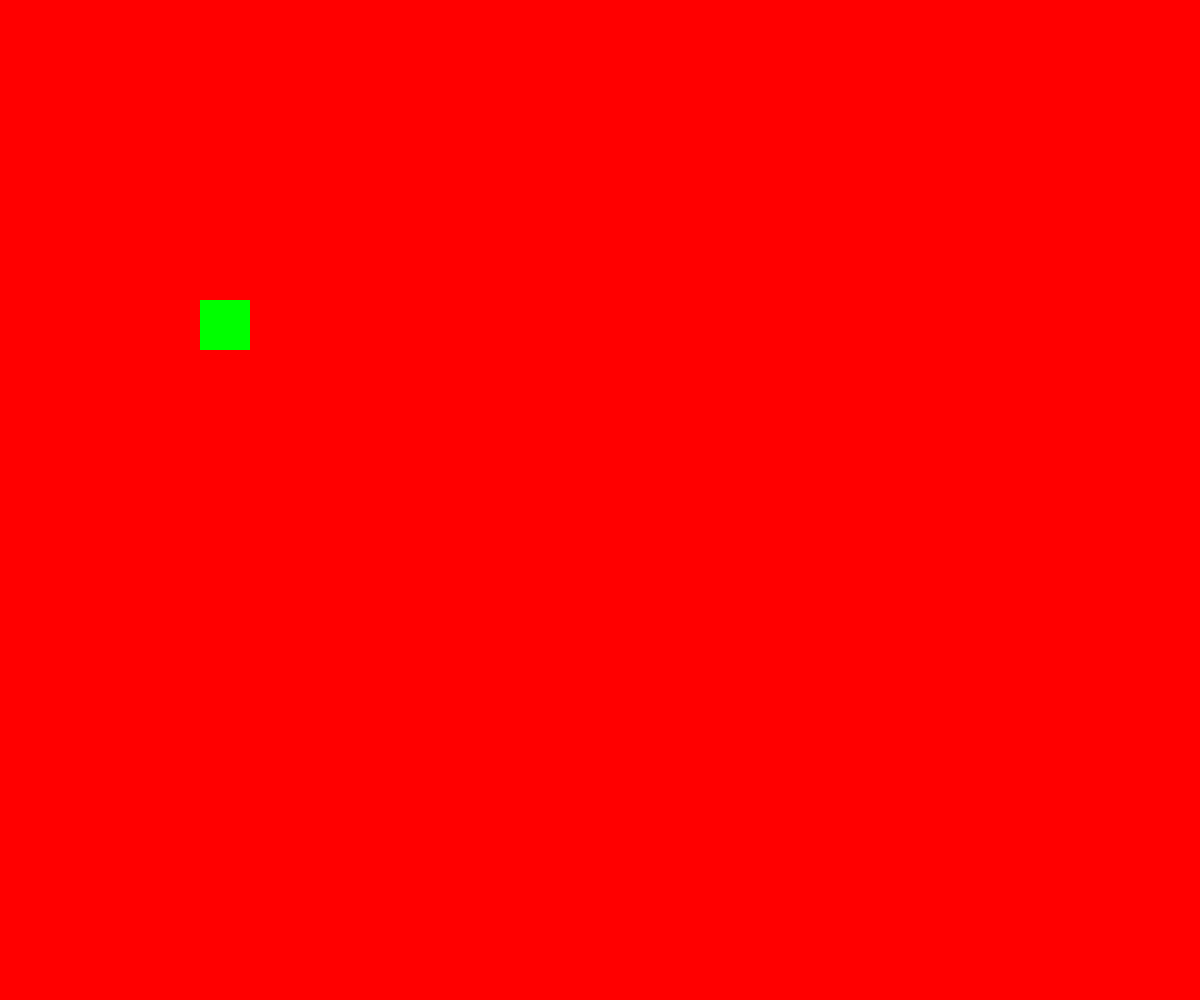
Frame 1 (no input)
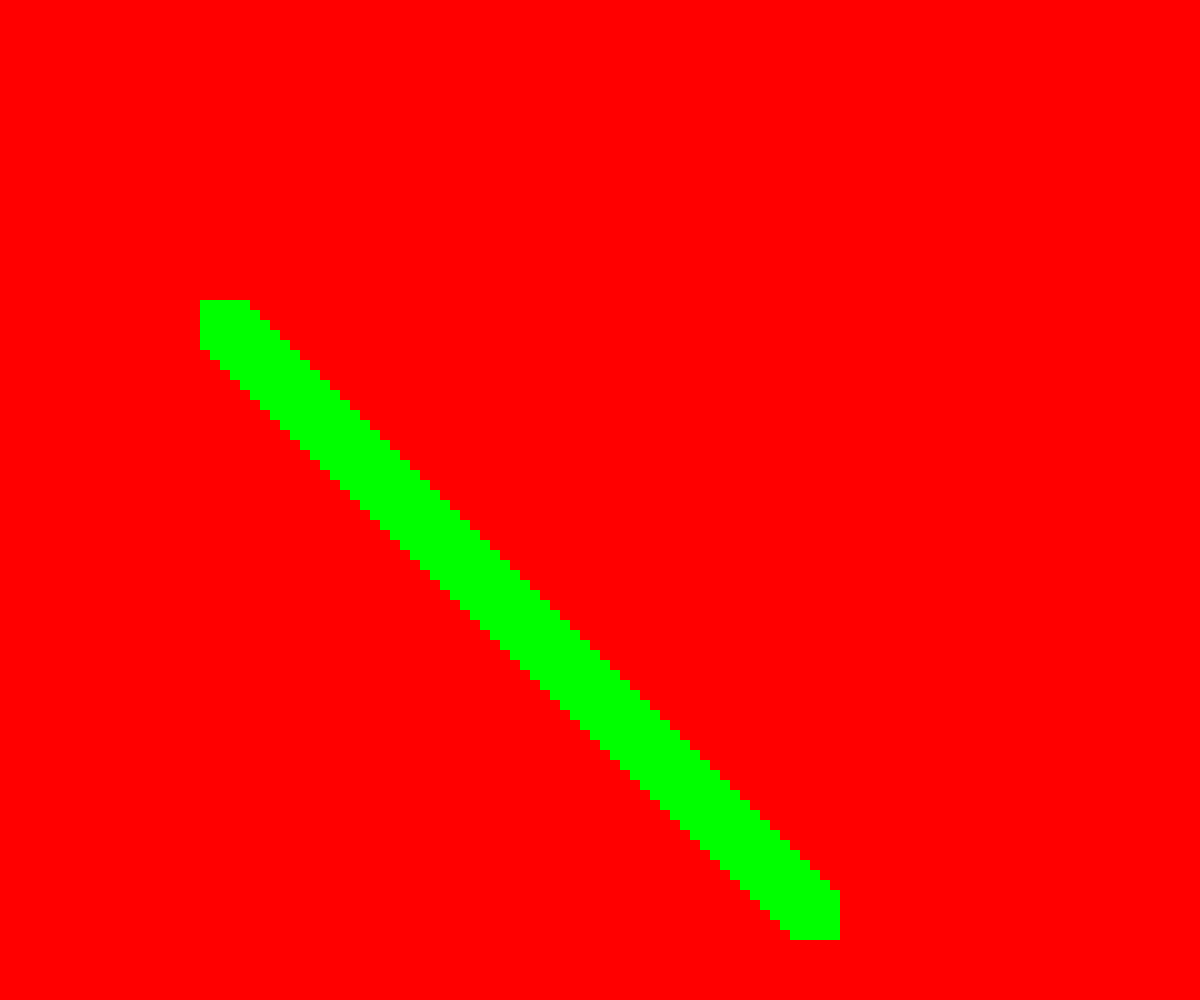
Frame 60 (no input)
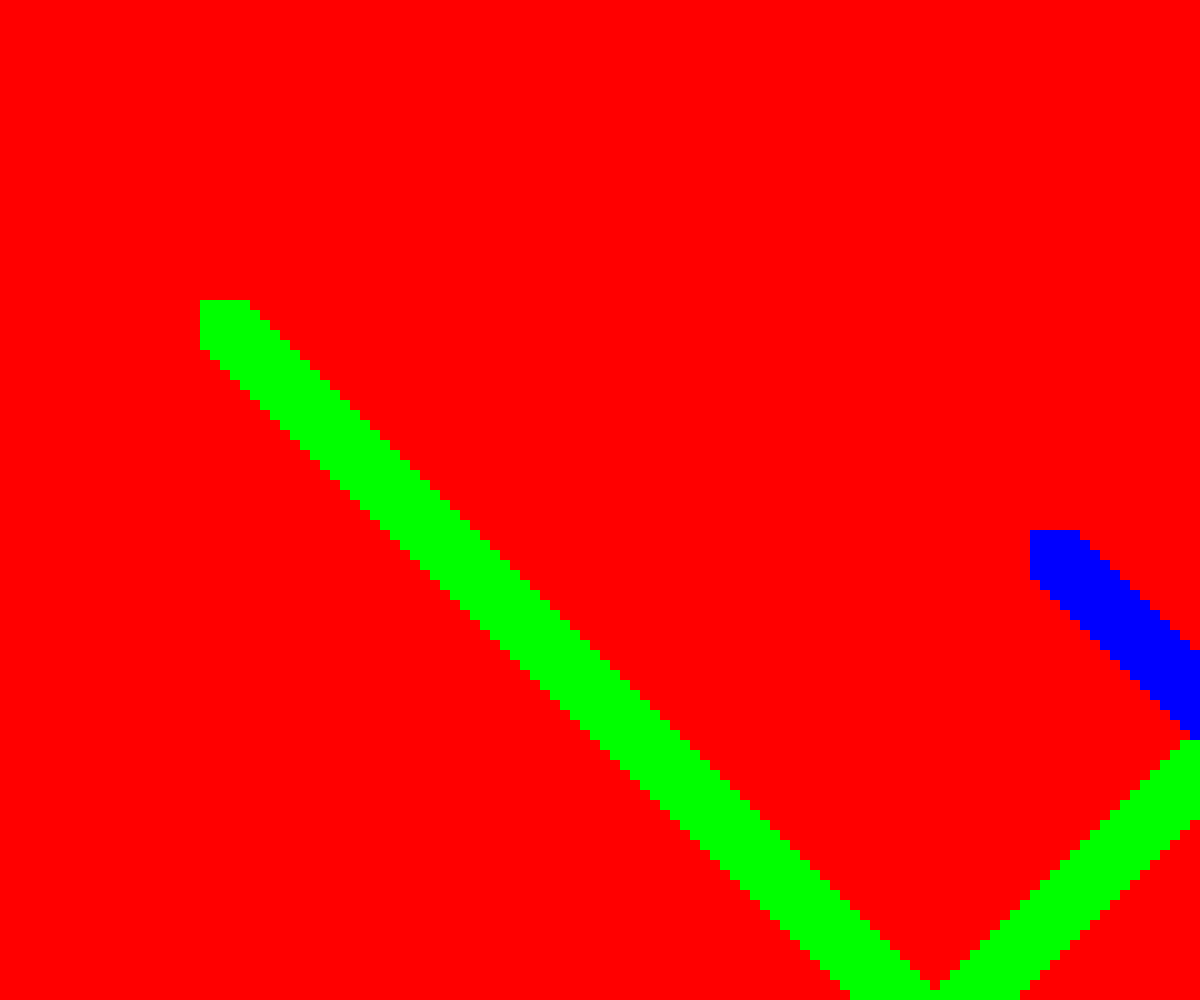
Frame 120 (the mouse pressed at the canvas centre since frame 60)

The p5.js sketch that drew these frames (run headless with seeded random() and noise() and a simulated clock; from frame 60 on, the mouse is pressed at the canvas centre):

// p5.js sketch
// ── sketch.js
let x, y;
let col, r, g, b;
let dirX, dirY;

function setup(){
    createCanvas(innerWidth, innerHeight);
    noStroke();
    x = 200;
    y = 300;

    dirX = 10;
    dirY = 10;

    r = color(255, 0, 0);
    g = color(0, 255, 0);
    b = color(0, 0, 255);
    col = g;

    background(r);
}

function draw(){

    fill(col);
    rect(x, y, 50, 50);
    x = x+dirX;
    y = y+dirY;

    //if the rectangle hits left or right edge of the canvas, reverse it back
    if(x<0||x>innerWidth){
        dirX = -dirX;
        col = b;
    }


    //if the rectangle hits top or bottom edge of the canvas, reverse it back

    if(y<0||y>innerHeight){
        dirY = -dirY;
        col = g;
    }

}
